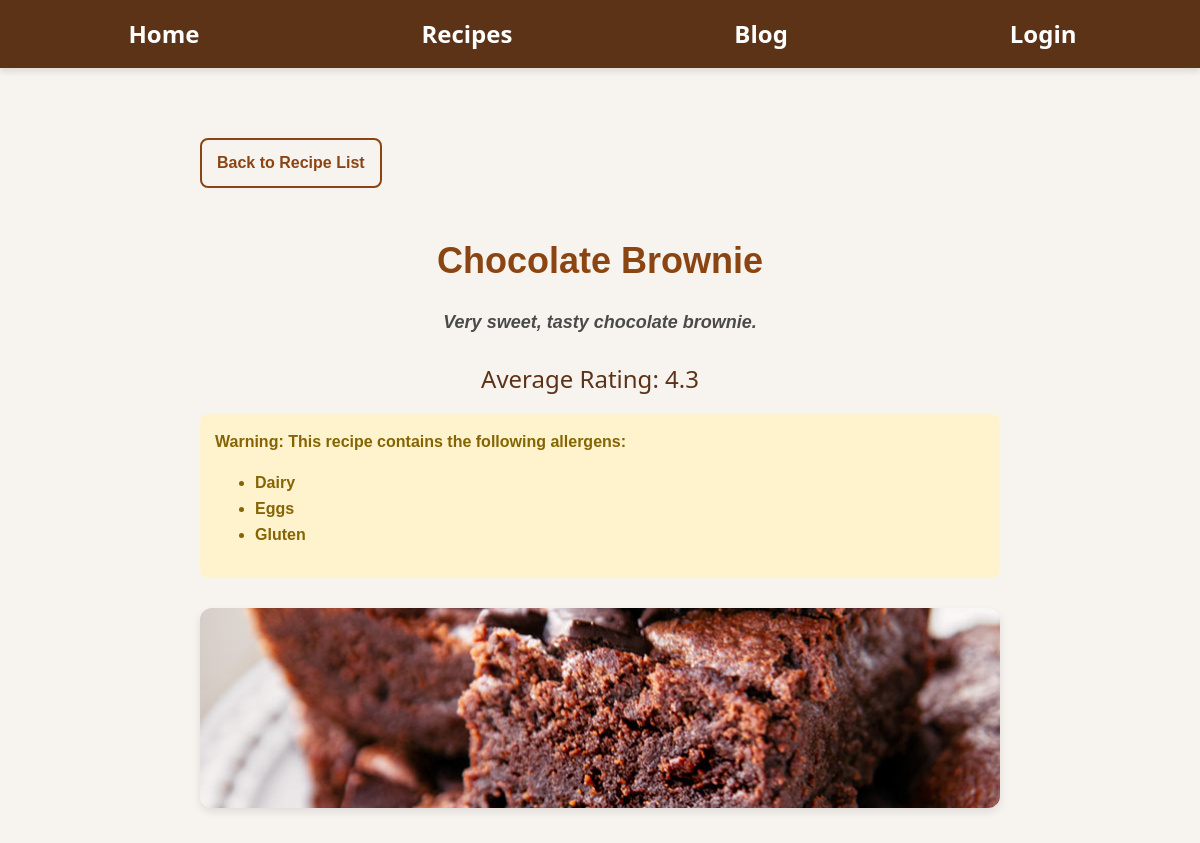
Before: /recipes/5/ (upper part) with the older database file.
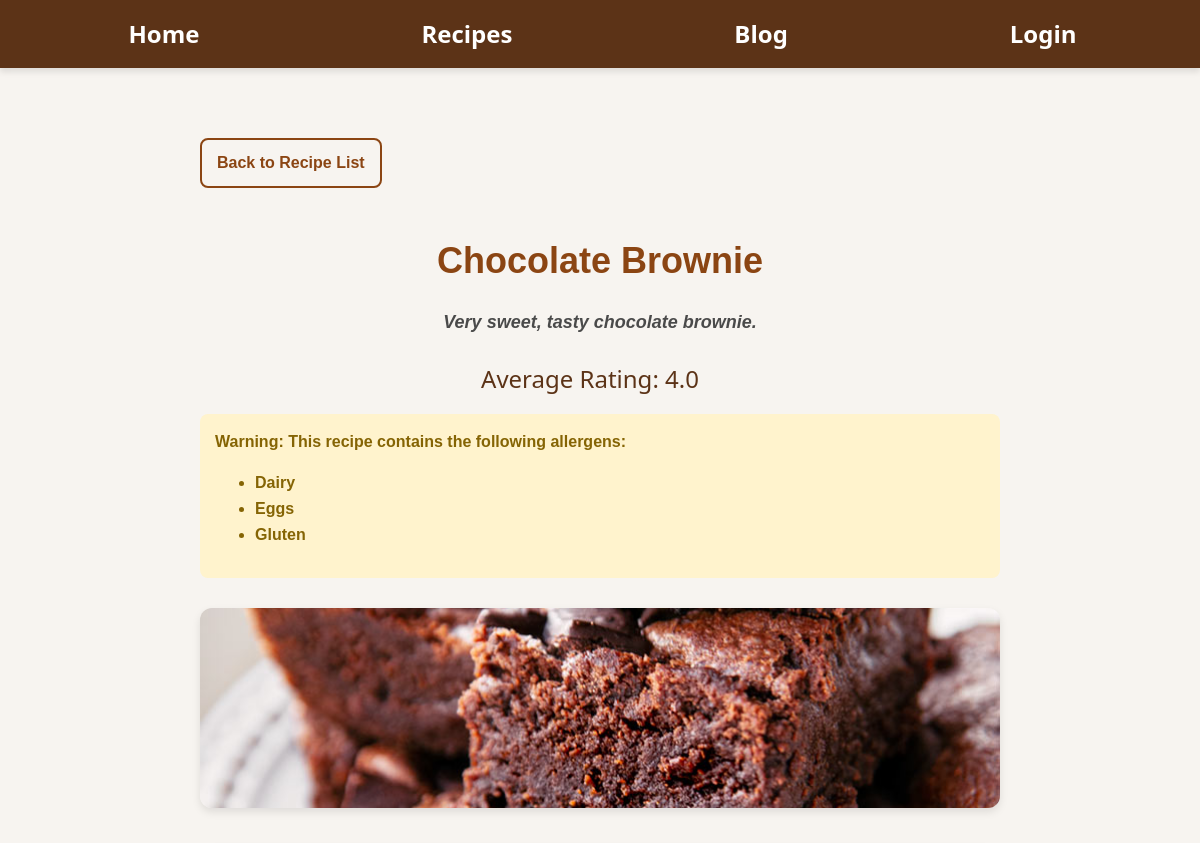
After: the same page with the newer database file.
### blog/models.py (models this page shows, shortened)
class Recipe(models.Model):
    FOOD_NAME_CHOICES = [
        ('pasta', 'Pasta'),
        ('salad', 'Salad'),
        ('soup', 'Soup'),
        ('sandwich', 'Sandwich'),
        ('burger', 'Burger'),
        ('pizza', 'Pizza'),
        ('wrap', 'Wrap'),
        ('sauce', 'Sauce'),
        ('dessert', 'Dessert'),
        ('cake', 'Cake'),
        ('cookie', 'Cookie'),
        ('drink', 'Drink'),
        ('other', 'Other'),
    ]
    title = models.CharField(max_length=200)
    description = models.TextField()
    ingredients = models.ManyToManyField('Ingredient')
    instructions = models.ManyToManyField('Instruction', related_name='recipe_instructions', blank=True)
    author = models.ForeignKey(User, on_delete=models.CASCADE)
    created_at = models.DateTimeField(auto_now_add=True)
    saved_by = models.ManyToManyField(User, related_name='saved_recipes', blank=True)
    average_rating = models.FloatField(default=0)
    image = models.ImageField(upload_to='recipe_images/', null=True, blank=True)
    food_category = models.CharField(max_length=100, choices=FOOD_NAME_CHOICES, null=True, blank=True)

### blog/views.py (the view, shortened to what this page needs)
# urls.py: path('recipes/<int:pk>/', views.recipe_detail, name='recipe_detail'),
def recipe_detail(request, pk):
    recipe = get_object_or_404(Recipe, pk=pk)
    instructions = recipe.instruction_steps.all()
    comments = Comment.objects.filter(recipe=recipe)
    rating_form = RecipeRatingForm()
    comment_form = CommentForm()
    allergens = recipe.ingredients.filter(contains_allergen__isnull=False).values_list('contains_allergen', flat=True).distinct()
    return render(request, 'blog/recipe_detail.html', {
        'recipe': recipe,
        'instructions': instructions,
        'comments': comments,
        'rating_form': rating_form,
        'comment_form': comment_form,
        'allergens': allergens
    })

### blog/models.py (called while the page is built)
    def __str__(self):
        number_display = int(self.number) if self.number.is_integer() else self.number
        units_display = f" {self.units}" if self.units else ""
        return f"{number_display}{units_display} of {self.name}"

### blog/templates/blog/recipe_detail.html (shortened to what this page needs)
{% extends "blog/base.html" %}
{% block content %}
<div class="recipe-detail-page">
    <a href="{% url 'recipe_list' %}" class="back-link">Back to Recipe List</a>
    <div class="recipe-header">
        <h1 class="recipe-title">{{ recipe.title }}</h1>
        <p class="recipe-description">{{ recipe.description }}</p>
    </div>
    {% if recipe.average_rating %}
    <div class="average-rating">
        <h3>Average Rating: {{ recipe.average_rating |floatformat:1}}</h3>
    </div>
    {% endif %}
    {% if allergens %}
    <div class="alert alert-warning">
        <strong>Warning:</strong> This recipe contains the following allergens:
        <ul>
            {% for allergen in allergens %}
            <li>{{ allergen|capfirst }}</li>
            {% endfor %}
        </ul>
    </div>
    {% endif %}
    {% if recipe.image %}
    <div class="recipe-image-container">
        <img src="{{ recipe.image.url }}" alt="{{ recipe.title }}" class="recipe-image">
    </div>
    {% endif %}
</div>
{% endblock %}

Changed rows visible on the page:
changed Recipe "Chocolate Brownie": average_rating "4.3" → "4.0"
